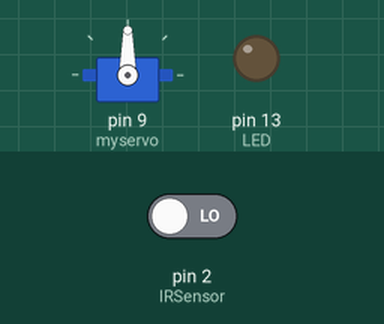
Simulated run of this sketch. Board: Arduino Uno, built with avr-gcc and run on an emulated ATmega328P. Shown: servo, output pins drawn as LEDs (lit = HIGH). Inputs (shaded band) come from the test bench; at power-on: pin 2 (IRSensor) LOW.

Above: at 4.8 s.
4.9 s: pin 2 (IRSensor) driven HIGH
At 6.6 s:
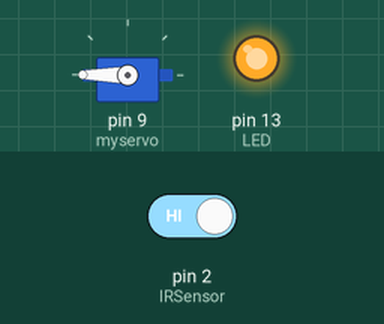
7.6 s: pin 2 (IRSensor) driven LOW
At 9.3 s:
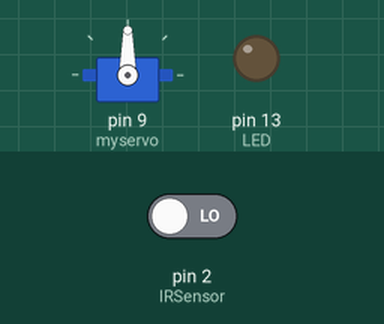
Timing chart, 0 to 10.8 s (numbered marks = the images above; inputs shaded):
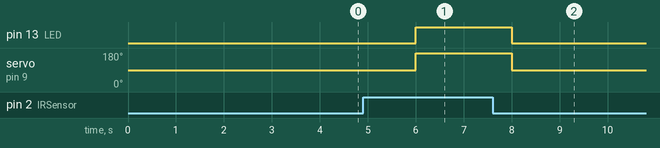

The sketch:

infrared_sensor.ino
```cpp
#include <Servo.h>
int IRSensor = 2;
int LED = 13;
Servo myservo;

void setup()
{

  myservo.attach(9);

  pinMode (IRSensor, INPUT);
  pinMode (LED, OUTPUT);
}

void loop()
{
  int statusSensor = digitalRead (IRSensor);

  if (statusSensor == 1)
    {
    digitalWrite(LED, HIGH);
    myservo.write(180);
        delay(1000);
  }

  else
  {
    digitalWrite(LED, LOW);
       //delay(2000);

         myservo.write(90);
        delay(2000);
  }

}
```

Measured:
- after the input at 4.9 s, pin 13 (LED): LOW → HIGH after 1.1 s; servo on pin 9 (myservo): 90° → 180° after 1.1 s
- after the input at 7.6 s, pin 13 (LED): HIGH → LOW after 0.40 s; servo on pin 9 (myservo): 180° → 90° after 0.40 s
